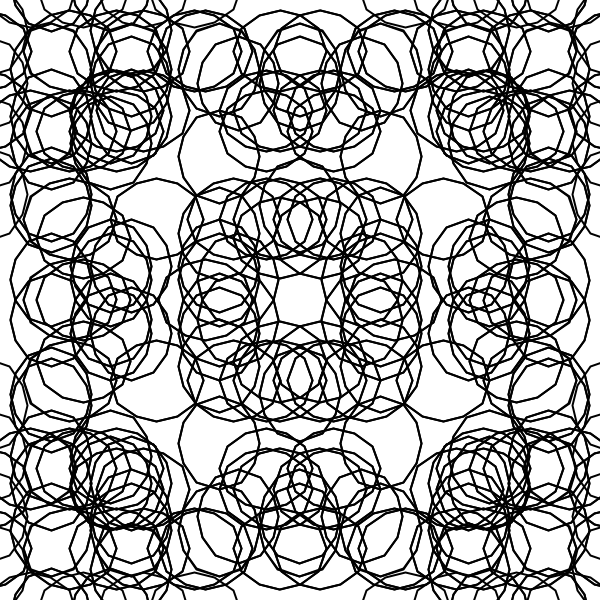
Frame 1 (no input)
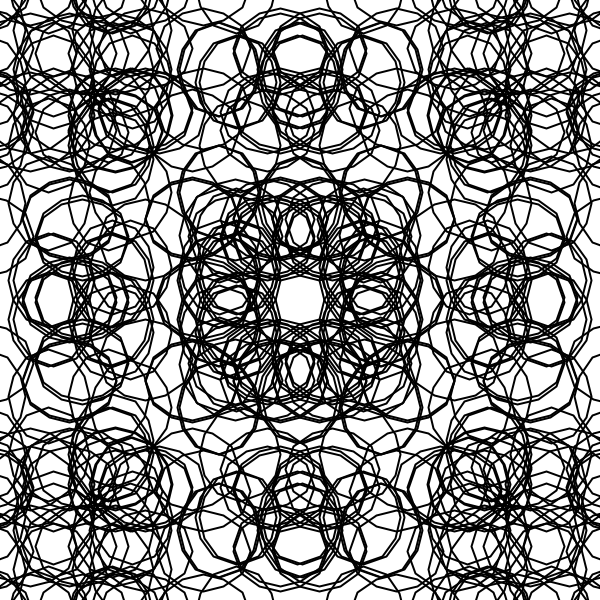
Frame 60 (the mouse pressed at the canvas centre just before this capture)
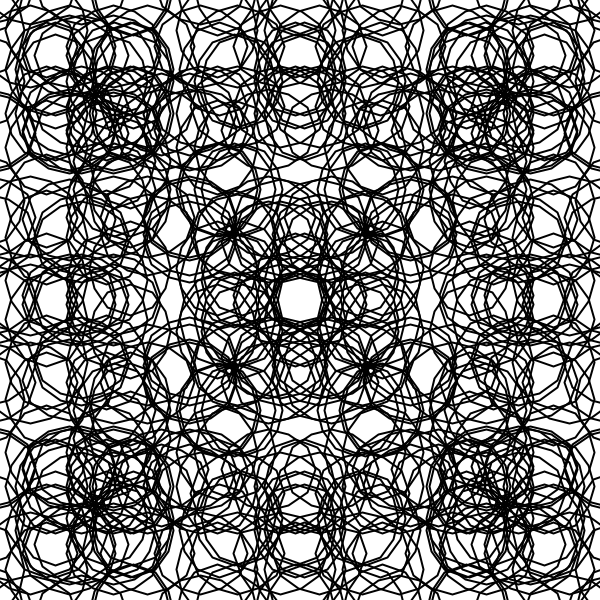
Frame 120 (the mouse held since frame 60 and released just before this capture)

The Processing sketch that drew these frames (run headless with seeded random() and noise(); from frame 60 on, the mouse is pressed at the canvas centre):

// Processing sketch: sigilWave
// ── sigilWave.pde
int cols = 12;
int rows = 12;
float noiseScale = 0.2;
float threshold = 0.5;
int symmetry = 4;
float time = 0;
float waveSpeed = 0.02;
float waveAmplitude = 20;
boolean regenerate = true;

void setup(){
  size(600, 600);
}

void draw(){
  background(255);
  translate(width/2, height/2);
  waveSpeed = 0.002;
  for(int i = 0; i < symmetry; i++){
    pushMatrix();
    rotate(TWO_PI / symmetry * i);
    drawSigil();
    scale(1, -1);
    drawSigil();
    popMatrix();
  }
  
  time += waveSpeed;
}

void drawSigil(){
  float stepX = width / (float)cols;
  float stepY = height / (float)rows;
  for(int x = -width/2; x < width/2; x += stepX){
    for(int y = -height/2; y < height/2; y += stepY){
      float offsetX = sin(time + x * 0.05) * waveAmplitude;
      float offsetY = cos(time + y * 0.05) * waveAmplitude;
      float n = noise((x + offsetX) * noiseScale, (y + offsetY) * noiseScale);
      if(n > threshold){
        drawShape(x + offsetX, y + offsetY, stepX * 0.8);
      }
    }
  }
}

void drawShape(float x, float y, float s){
  pushMatrix();
  translate(x, y);
  stroke(0);
  strokeWeight(2);
  noFill();
  beginShape();
  for(float a = 0; a < TWO_PI; a += PI / 6){
    float r = s * (0.5 + noise(cos(a) * noiseScale, sin(a) * noiseScale));
    float vx = cos(a) * r;
    float vy = sin(a) * r;
    vertex(vx, vy);
  }
  endShape(CLOSE);
  popMatrix();
}

void keyPressed(){
  if(key == ' '){
    noiseSeed(int(random(10000)));
    redraw();
  }
}
